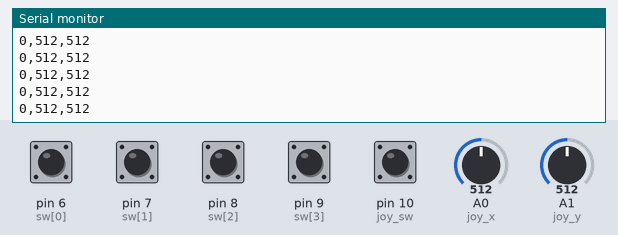
A sketch run on a simulated Arduino Uno, built with avr-gcc and run on an emulated ATmega328P. On the bench: the last lines printed to the serial monitor. The test bench sets the inputs (shaded band); at power-on: pin 6 (sw[0]), pin 7 (sw[1]), pin 8 (sw[2]), pin 9 (sw[3]), pin 10 (joy_sw) HIGH, A0 (joy_x) = 512, A1 (joy_y) = 512.

Above: at 1.2 s.
1.3 s: A0 (joy_x) set to 716
At 1.33 s:
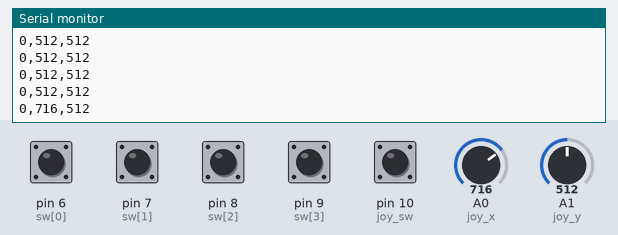
2.8 s: A1 (joy_y) set to 716
At 2.84 s:
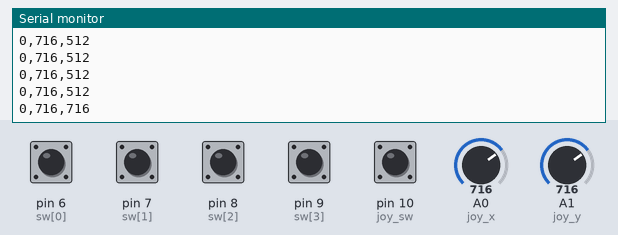
4.3 s: pin 6 (sw[0]) pulled LOW for 0.15 s
At 4.36 s:
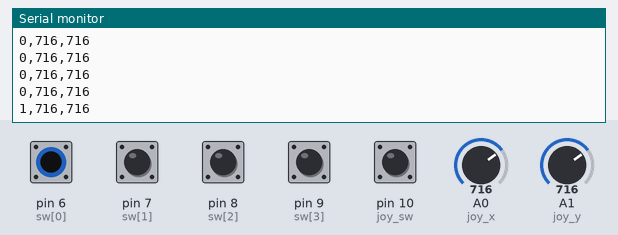
5.9 s: A1 (joy_y) set to 0
At 5.93 s:
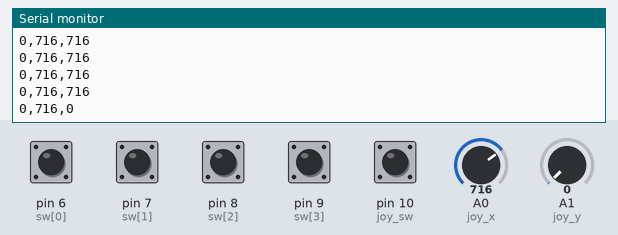
8.9 s: pin 7 (sw[1]) pulled LOW for 0.15 s
At 8.95 s:
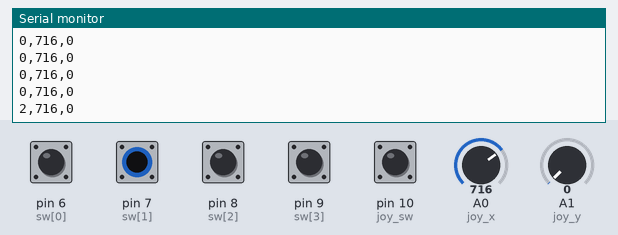
10.5 s: pin 8 (sw[2]) pulled LOW for 0.15 s
At 10.52 s:
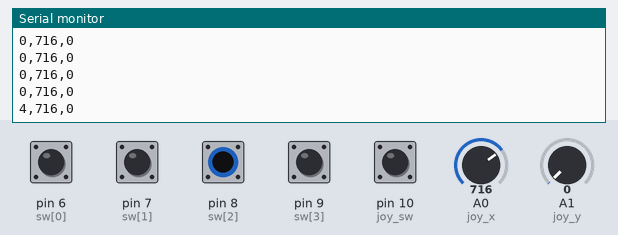
Timing chart, 0 to 13.1 s (numbered marks = the images above; inputs shaded):
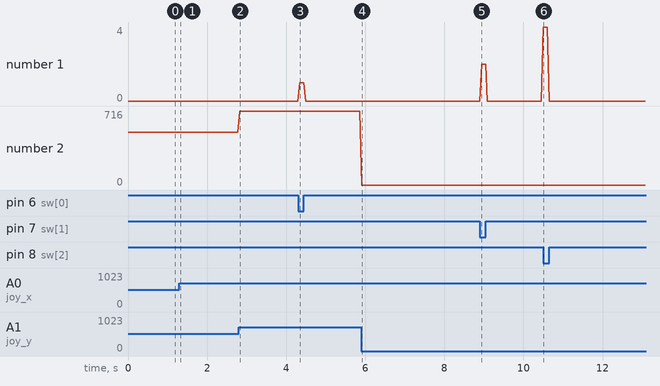

Measured:
- after the input at 1.3 s, the serial monitor: prints a new line at once (image 1)
- after the input at 2.8 s, the serial monitor: prints a new line at once (image 2)
- after the input at 4.3 s, the serial monitor: prints a new line after 0.05 s (image 3)
- after the input at 5.9 s, the serial monitor: prints a new line at once (image 4)
- after the input at 8.9 s, the serial monitor: prints a new line at once (image 5)
- after the input at 10.5 s, the serial monitor: prints a new line at once (image 6)

The sketch:

hand_controller.ino
```cpp
#include "string.h"
const int sw[4]={6,7,8,9};
const int joy_sw=10;
const int joy_x=14;
const int joy_y=15;
int sw_state;
int joy_x_value,joy_y_value;
char s[100];
char c;
bool start=true;
void setup() {
  for(int i=0;i<4;i++){
    pinMode(sw[i],INPUT_PULLUP);
  }
  pinMode(joy_sw,INPUT_PULLUP);
  Serial.begin(38400);
}

void loop() {
//  while(Serial.available()){
//    c=Serial.read();
//    if(c == 'A'){
//      start=true;
//    }
//    else if(c == 'Z'){
//      start=false;
//    }
//  }
  if(start){
    sw_state= (!digitalRead(joy_sw)<<4)|(!digitalRead(sw[3])<<3)|(!digitalRead(sw[2])<<2)|(!digitalRead(sw[1])<<1)|(!digitalRead(sw[0]));
    joy_x_value=analogRead(joy_x);
    joy_y_value=analogRead(joy_y);
    sprintf(s,"%d,%d,%d\n",sw_state,joy_x_value,joy_y_value);
    Serial.print(s);
    memset(s,0,sizeof(s));
    delay(50);
  }
}
```
